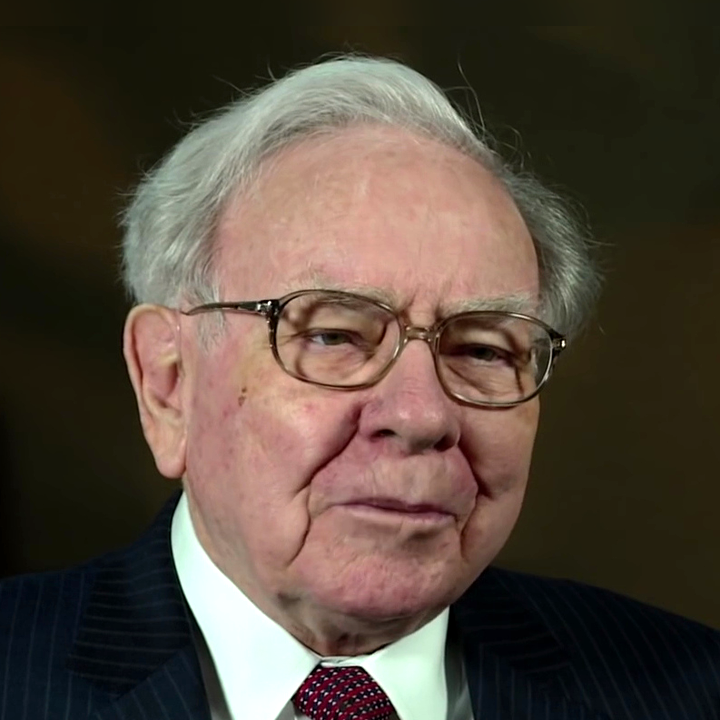
#> input picture assets/founders/buffett.png, 720 x 720 px, given in place of clipboard-2026-11-14T05-12-23-717Z-2267ced8.jpg, which was not available
$ python prepare_founder_avatars.py
#> lines starting #> are read from the running program, lines starting #| are printed output that depends on the picture
#!/usr/bin/env python3
"""
OPM 專題卡「Founder stakes vs. control」人物像素材準備。

來源：阿澤 2026-11-14 提供的「圖解財經／東方財富」三大創始人 CEO 持股對比圖
      （/Users/gaoyingze/.workbuddy/clipboard-images/clipboard-2026-11-14T05-12-23-717Z-2267ced8.jpg，720x1366）。
處理：從原圖精確裁出三個白底去背半身像 → 清掉黃仁勳旁的中文字 →
      2x LANCZOS 放大 + 輕微銳化，輸出 assets/founders/*.png。
      保留白底是刻意的：SVG 端用圓形 clipPath + 白色圓底，白底人像直接融入，
      不必做 alpha 去背（去背會吃掉白髮／眼鏡高光，畫質反而更差）。

用法：python3 scripts/prepare_founder_avatars.py [來源圖路徑]
"""
import os
import sys
from PIL import Image, ImageDraw, ImageFilter

BASE = os.path.dirname(os.path.dirname(os.path.abspath(__file__)))
SRC = sys.argv[1] if len(sys.argv) > 1 else (
    '/Users/gaoyingze/.workbuddy/clipboard-images/'
    'clipboard-2026-11-14T05-12-23-717Z-2267ced8.jpg'
)
OUT_DIR = os.path.join(BASE, 'assets', 'founders')

# 原圖座標下的裁切框；whiten = 需要抹成白底的額外矩形（相對裁切框座標）
CROPS = {
    'huang': {
        'box': (78, 330, 305, 585),
        'whiten': [(162, 25, 227, 145)],   # 右側「黃仁勳／英偉達創始人、前 CEO」
    },
    'musk': {
        'box': (46, 620, 202, 776),
        'whiten': [],
    },
    'zuck': {
        'box': (96, 914, 244, 1064),
        'whiten': [],
    },
}


def main():
    src = Image.open(SRC).convert('RGB')
#> src is the input picture: PIL image 720x720 RGB; mean R, G, B 84.6, 72.3, 60.5
    os.makedirs(OUT_DIR, exist_ok=True)
    print('source:', SRC, src.size)
#| source: /Users/gaoyingze/.workbuddy/clipboard-images/clipboard-2026-11-14T05-12-23-717Z-2267ced8.jpg (720, 720)
    for name, cfg in CROPS.items():
        im = src.crop(cfg['box'])
        if cfg['whiten']:
            d = ImageDraw.Draw(im)
            for box in cfg['whiten']:
                d.rectangle(box, fill='white')
        # 2x 放大（卡片以 1080x1350 排版、2160x2700 輸出）
        big = im.resize((im.width * 2, im.height * 2), Image.LANCZOS)
        big = big.filter(ImageFilter.UnsharpMask(radius=1.1, percent=105, threshold=3))
        p = os.path.join(OUT_DIR, name + '.png')
        big.save(p, optimize=True)
        print('  ->', p, big.size)
#> this loop made 3 passes
#> pass 1, in main, `im = src.crop(cfg['box'])`:
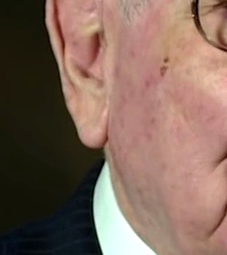
#> im: PIL image 227x255 RGB; mean R, G, B 129.6, 103.4, 90.7
#> pass 1, in main, `big = im.resize((im.width * 2, im.height * 2), Image.LANCZOS)`:
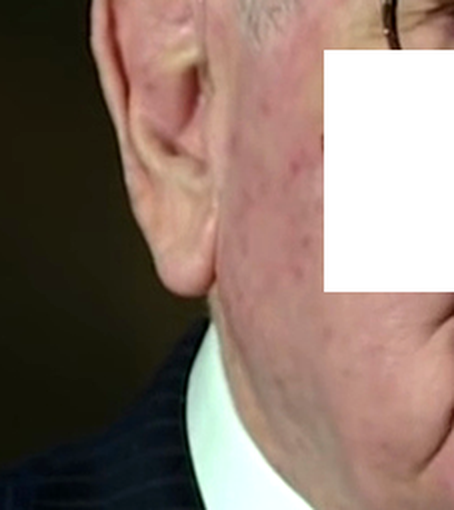
#> big: PIL image 454x510 RGB; mean R, G, B 137.6, 118, 107.6
#> pass 2, in main, `im = src.crop(cfg['box'])`:
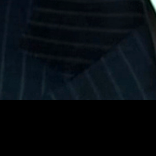
#> im: PIL image 156x156 RGB; mean R, G, B 6.5, 11.9, 16.7
#> after the loop: big: PIL image 296x300 RGB; every value is 0
#> after the loop: im: PIL image 148x150 RGB; every value is 0
    # 檢查拼圖：白底並排，方便肉眼確認沒有殘留文字／圖表
    parts = [Image.open(os.path.join(OUT_DIR, n + '.png')) for n in CROPS]
    W = sum(p.width for p in parts) + 20 * (len(parts) + 1)
#> W = 1142
    H = max(p.height for p in parts) + 40
#> H = 550
    sheet = Image.new('RGB', (W, H), '#E9EDF2')
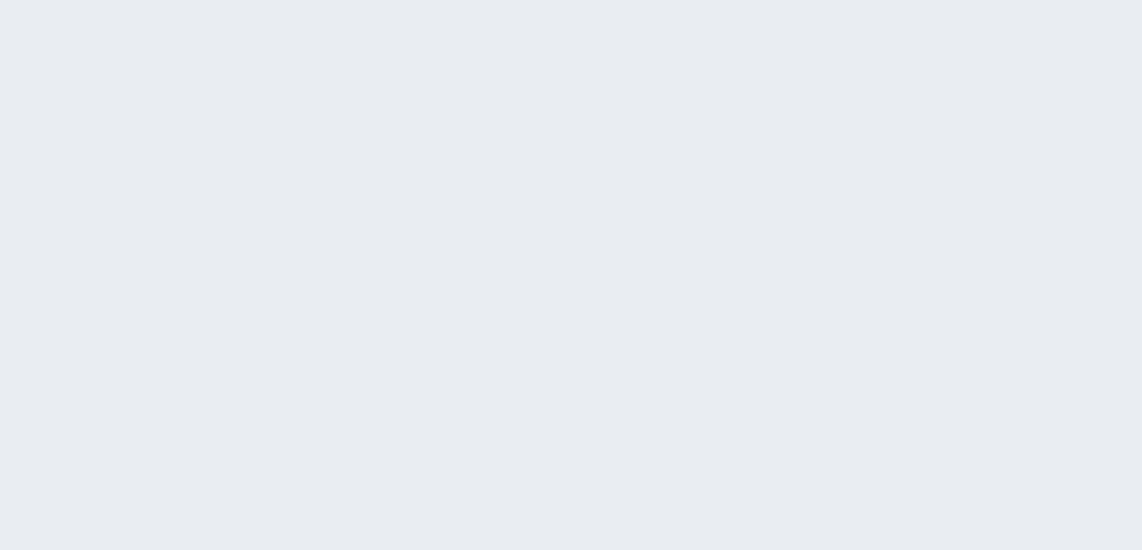
#> sheet: PIL image 1142x550 RGB; mean R, G, B 233, 237, 242
    x = 20
    for p in parts:
        sheet.paste(p, (x, 20))
        x += p.width + 20
#> this loop made 3 passes
#> x on passes 1 to 3: 494, 826, 1142
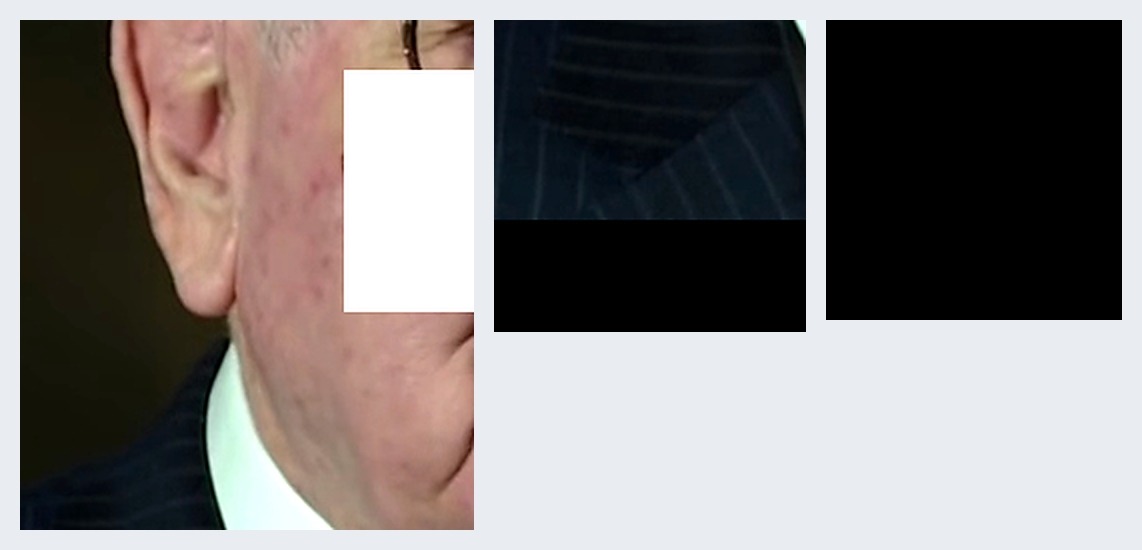
#> sheet: PIL image 1142x550 RGB; mean R, G, B 129.8, 124.7, 123.3
#> after the loop, x = 1142
    sheet.save('/tmp/opm-founders-sheet.png')
    print('sheet -> /tmp/opm-founders-sheet.png')


if __name__ == '__main__':
    main()
